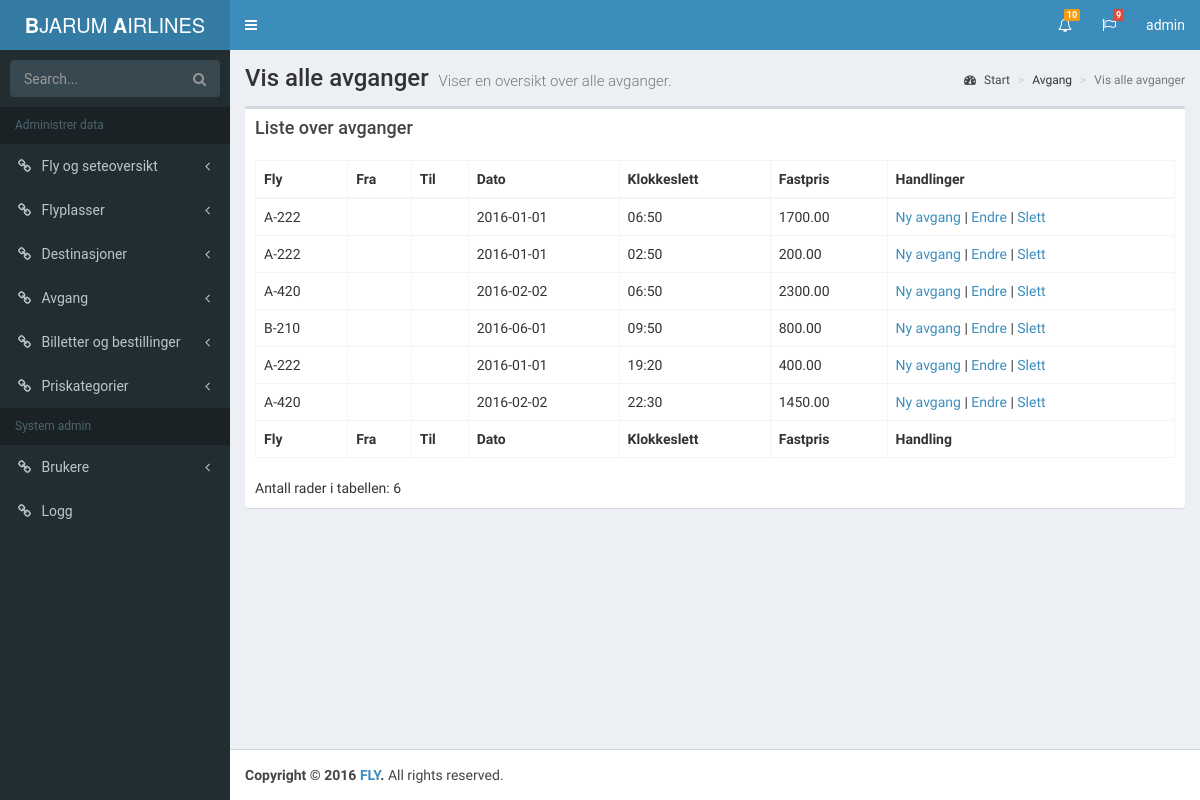
The page /vedlikehold/Avganger/avganger.php (signed in) on the database its author committed.
### tables this page shows
CREATE TABLE avgang
(
    avgangId INT NOT NULL AUTO_INCREMENT,
    flyId INT NOT NULL,
    fraDestId INT NOT NULL,
    tilDestId INT NOT NULL,
    dato DATE NOT NULL,
    direkte VARCHAR (5) NOT NULL,
    reiseTid CHAR (5) NOT NULL,
    klokkeslett CHAR (5) NOT NULL,  
    fastpris DECIMAL (14,2) NOT NULL,
    endret TIMESTAMP DEFAULT CURRENT_TIMESTAMP ON UPDATE CURRENT_TIMESTAMP,
    CONSTRAINT pk_avgang PRIMARY KEY (avgangId),
    CONSTRAINT fk_avgang2 FOREIGN KEY (fraDestId) REFERENCES destinasjon (destinasjonId),
    CONSTRAINT fk_avgang3 FOREIGN KEY (tilDestId) REFERENCES destinasjon (destinasjonId)
);

CREATE TABLE fly
(
    flyId INT NOT NULL AUTO_INCREMENT,
    flyNr VARCHAR(45) NOT NULL,
    flyModell VARCHAR(45) NOT NULL,
    type VARCHAR(45) NOT NULL,
    plasser INT NOT NULL,
    aarsmodell CHAR (4) NOT NULL,
    endret TIMESTAMP DEFAULT CURRENT_TIMESTAMP ON UPDATE CURRENT_TIMESTAMP,
    CONSTRAINT pk_fly PRIMARY KEY (flyId)
);

### vedlikehold/php/Avgang.php (the view, shortened to what this page needs)
<?php
    class Avgang
{
         public function GetAllAvganger()
         {
            include('../php/db.php');
            $html =  '';
            $id = "";
            $oddOrEven = TRUE;
            $printOddOrEven = '';
            $sql = 'SELECT
    a.avgangId
    ,f.flynr
    ,d.navn as Fra
    ,d2.navn as Til
    , dato
    , klokkeslett
    , fastpris
FROM avgang a
INNER JOIN fly f on f.flyId = a.flyId
LEFT JOIN destinasjon d on d.destinasjonId = a.fraDestId
LEFT JOIN destinasjon d2 on d2.destinasjonId = a.tilDestId;';
            $query = $db_connection->prepare($sql);
            $query->execute();
            $query->bind_result($id,$flynr, $fra, $til, $dato, $klokkeslett, $fastpris);
            while ($query->fetch()) {
                if($oddOrEven){
                    $oddOrEven = FALSE;
                    $printOddOrEven = 'even';
                }
                else {
                    $oddOrEven = TRUE;
                    $printOddOrEven = 'odd';
                }
                $html .= '<tr role="row" class="'.$printOddOrEven.'">
                    <td>'.$flynr.'</td>
                    <td>'.$fra.'</td>
                    <td>'.$til.'</td>
                    <td>'.$dato.'</td>
                    <td>'.$klokkeslett.'</td>
                    <td>'.$fastpris.'</td>
                    <td>
                    <a href="./Avganger/avgangerAdd.php">Ny avgang</a> | <a href="./Avganger/avgangerEdit.php?id='.$id.'"">Endre</a> | <a onclick="return confirm(\'Er du sikker du ønsker å slette denne avgangen?\')" href="./Avganger/delete.php?id='.$id.'">Slett</a> </td></tr>';
            }
            return $html;
         }
 }

### vedlikehold/www/css/style.css (style rules this page uses)
body { margin: 0; }
article, aside, details, figcaption, figure, footer, header, hgroup, main, menu, nav, section, summary { display: block; }
h1,h2,h3,h4,p,ul,figcaption,p,input,textarea { font-family: 'Roboto', sans-serif; }

### rows shown on the page
avgang: flyId.flyNr "A-222", dato "2016-01-01", klokkeslett "06:50", fastpris "1700.00"
avgang: flyId.flyNr "A-222", dato "2016-01-01", klokkeslett "02:50", fastpris "200.00"
avgang: flyId.flyNr "A-420", dato "2016-02-02", klokkeslett "06:50", fastpris "2300.00"
avgang: flyId.flyNr "B-210", dato "2016-06-01", klokkeslett "09:50", fastpris "800.00"
avgang: flyId.flyNr "A-222", dato "2016-01-01", klokkeslett "19:20", fastpris "400.00"
avgang: flyId.flyNr "A-420", dato "2016-02-02", klokkeslett "22:30", fastpris "1450.00"

### other values the page prints
$rader->AntallRader('avgang') "Antall rader i tabellen: 6"
